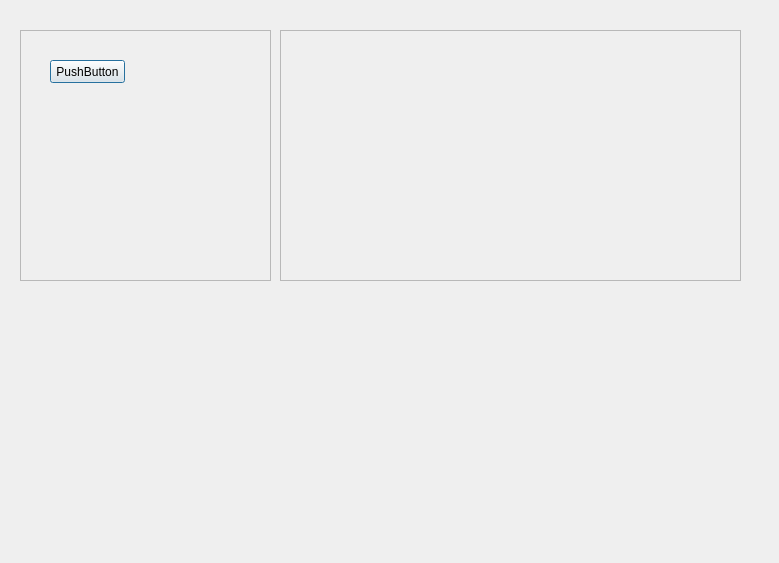
<?xml version="1.0" encoding="UTF-8"?>
<ui version="4.0">
 <class>pageTwo</class>
 <widget class="QDialog" name="pageTwo">
  <property name="geometry">
   <rect>
    <x>0</x>
    <y>0</y>
    <width>779</width>
    <height>563</height>
   </rect>
  </property>
  <property name="windowTitle">
   <string>Dialog</string>
  </property>
  <widget class="QFrame" name="frame">
   <property name="geometry">
    <rect>
     <x>20</x>
     <y>30</y>
     <width>251</width>
     <height>251</height>
    </rect>
   </property>
   <property name="frameShape">
    <enum>QFrame::StyledPanel</enum>
   </property>
   <property name="frameShadow">
    <enum>QFrame::Raised</enum>
   </property>
   <widget class="QPushButton" name="pushButton">
    <property name="geometry">
     <rect>
      <x>30</x>
      <y>30</y>
      <width>75</width>
      <height>23</height>
     </rect>
    </property>
    <property name="text">
     <string>PushButton</string>
    </property>
   </widget>
  </widget>
  <widget class="QFrame" name="frame_2">
   <property name="geometry">
    <rect>
     <x>280</x>
     <y>30</y>
     <width>461</width>
     <height>251</height>
    </rect>
   </property>
   <property name="frameShape">
    <enum>QFrame::StyledPanel</enum>
   </property>
   <property name="frameShadow">
    <enum>QFrame::Raised</enum>
   </property>
  </widget>
  <widget class="QWidget" name="widget" native="true">
   <property name="geometry">
    <rect>
     <x>20</x>
     <y>320</y>
     <width>721</width>
     <height>211</height>
    </rect>
   </property>
  </widget>
 </widget>
 <resources/>
 <connections/>
</ui>
